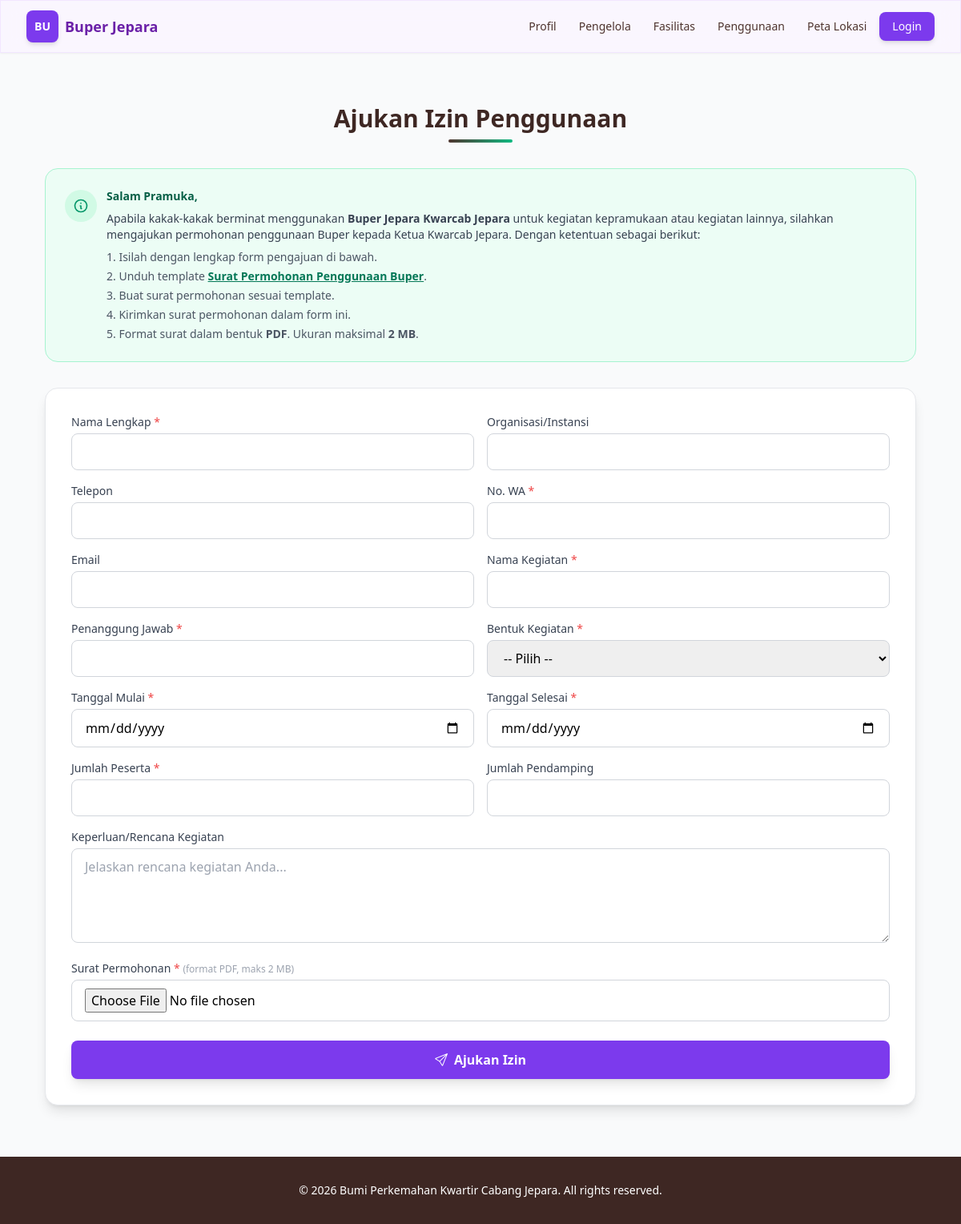
The page /landing/izin.php on the database its author committed.
### tables this page shows
CREATE TABLE `pengaturan` (
  `id` INT AUTO_INCREMENT PRIMARY KEY,
  `nama_pengaturan` VARCHAR(100) NOT NULL UNIQUE,
  `nilai` TEXT,
  `keterangan` VARCHAR(255),
  `updated_at` TIMESTAMP DEFAULT CURRENT_TIMESTAMP ON UPDATE CURRENT_TIMESTAMP
);

CREATE TABLE `profil` (
  `id` INT AUTO_INCREMENT PRIMARY KEY,
  `nama_buper` VARCHAR(150) NOT NULL,
  `deskripsi` TEXT,
  `sejarah` TEXT,
  `visi` TEXT,
  `misi` TEXT,
  `alamat` TEXT,
  `telepon` VARCHAR(20),
  `email` VARCHAR(100),
  `foto` VARCHAR(255),
  `latitude` VARCHAR(50),
  `longitude` VARCHAR(50),
  `updated_at` TIMESTAMP DEFAULT CURRENT_TIMESTAMP ON UPDATE CURRENT_TIMESTAMP
);

### config/functions.php (called while the page is built, shortened)
<?php
function e($data) {
    return htmlspecialchars($data ?? '', ENT_QUOTES, 'UTF-8');
}
function getPengaturan($conn, $key) {
    $key = mysqli_real_escape_string($conn, $key);
    $q = mysqli_query($conn, "SELECT nilai FROM pengaturan WHERE nama_pengaturan='$key' LIMIT 1");
    $r = mysqli_fetch_assoc($q);
    return $r['nilai'] ?? '';
}
?>

### landing/izin.php (the view, shortened to what this page needs)
<?php
require_once __DIR__ . '/../config/koneksi.php';
$q = mysqli_query($conn, "SELECT * FROM profil WHERE id = 1");
$profil = mysqli_fetch_assoc($q);
$namaWebsiteIzin = getPengaturan($conn, 'nama_website') ?: 'Buper';
?>
<!DOCTYPE html>
<html lang="id">
<head>
    <script src="https://cdn.tailwindcss.com"></script>
    <link href="https://cdn.jsdelivr.net/npm/bootstrap-icons@1.10.5/font/bootstrap-icons.css" rel="stylesheet">
</head>
<body class="bg-gray-50">
<?php include __DIR__ . '/navbar.php'; ?>
<section class="py-16">
    <div class="max-w-6xl mx-auto px-4 sm:px-6 lg:px-8">
        <div class="text-center mb-8">
            <h1 class="text-3xl font-bold text-brown-800 mb-2">Ajukan Izin Penggunaan</h1>
            <div class="w-20 h-1 bg-gradient-to-r from-brown-700 to-emerald-500 mx-auto rounded"></div>
        </div>
        <div class="bg-emerald-50 border border-emerald-200 rounded-2xl p-6 mb-8">
            <div class="flex items-start gap-3">
                <div class="w-10 h-10 rounded-full bg-emerald-100 flex items-center justify-center flex-shrink-0 mt-0.5">
                    <svg class="w-5 h-5 text-emerald-600" fill="none" stroke="currentColor" viewBox="0 0 24 24"><path stroke-linecap="round" stroke-linejoin="round" stroke-width="2" d="M13 16h-1v-4h-1m1-4h.01M21 12a9 9 0 11-18 0 9 9 0 0118 0z"/></svg>
                </div>
                <div class="text-sm text-gray-700 space-y-2">
                    <p class="font-semibold text-emerald-800">Salam Pramuka,</p>
                    <p>Apabila kakak-kakak berminat menggunakan <strong><?= e($namaWebsiteIzin) ?> Kwarcab Jepara</strong> untuk kegiatan kepramukaan atau kegiatan lainnya, silahkan mengajukan permohonan penggunaan Buper kepada Ketua Kwarcab Jepara. Dengan ketentuan sebagai berikut:</p>
                    <ol class="list-decimal list-inside space-y-1 text-gray-600">
                        <li>Isilah dengan lengkap form pengajuan di bawah.</li>
                        <li>Unduh template <a href="../Form-Ijin-Pemakaian-Buper.docx" class="text-emerald-700 font-semibold underline hover:text-emerald-800" download>Surat Permohonan Penggunaan Buper</a>.</li>
                        <li>Buat surat permohonan sesuai template.</li>
                        <li>Kirimkan surat permohonan dalam form ini.</li>
                        <li>Format surat dalam bentuk <strong>PDF</strong>. Ukuran maksimal <strong>2 MB</strong>.</li>
                    </ol>
                </div>
            </div>
        </div>
        <div class="bg-white rounded-2xl shadow-lg border border-gray-200 p-8">
            <form id="izinForm" enctype="multipart/form-data">
                <div class="grid md:grid-cols-2 gap-4 mb-4">
                    <div>
                        <label class="block text-sm font-medium text-gray-700 mb-1">Nama Lengkap <span class="text-red-500">*</span></label>
                        <input type="text" name="nama_peminjam" class="w-full border border-gray-300 rounded-lg px-4 py-2.5 focus:ring-2 focus:ring-emerald-500 focus:border-emerald-500 outline-none" required>
                    </div>
                    <div>
                        <label class="block text-sm font-medium text-gray-700 mb-1">Organisasi/Instansi</label>
                        <input type="text" name="organisasi" class="w-full border border-gray-300 rounded-lg px-4 py-2.5 focus:ring-2 focus:ring-emerald-500 focus:border-emerald-500 outline-none">
                    </div>
                    <div>
                        <label class="block text-sm font-medium text-gray-700 mb-1">Telepon</label>
                        <input type="text" name="telepon" class="w-full border border-gray-300 rounded-lg px-4 py-2.5 focus:ring-2 focus:ring-emerald-500 focus:border-emerald-500 outline-none">
                    </div>
                    <div>
                        <label class="block text-sm font-medium text-gray-700 mb-1">No. WA <span class="text-red-500">*</span></label>
                        <input type="text" name="nowa" class="w-full border border-gray-300 rounded-lg px-4 py-2.5 focus:ring-2 focus:ring-emerald-500 focus:border-emerald-500 outline-none" required>
                    </div>
                    <div>
                        <label class="block text-sm font-medium text-gray-700 mb-1">Email</label>
                        <input type="email" name="email" class="w-full border border-gray-300 rounded-lg px-4 py-2.5 focus:ring-2 focus:ring-emerald-500 focus:border-emerald-500 outline-none">
                    </div>
                    <div>
                        <label class="block text-sm font-medium text-gray-700 mb-1">Nama Kegiatan <span class="text-red-500">*</span></label>
                        <input type="text" name="nama_kegiatan" class="w-full border border-gray-300 rounded-lg px-4 py-2.5 focus:ring-2 focus:ring-emerald-500 focus:border-emerald-500 outline-none" required>
                    </div>
                    <div>
                        <label class="block text-sm font-medium text-gray-700 mb-1">Penanggung Jawab <span class="text-red-500">*</span></label>
                        <input type="text" name="penanggung_jawab" class="w-full border border-gray-300 rounded-lg px-4 py-2.5 focus:ring-2 focus:ring-emerald-500 focus:border-emerald-500 outline-none" required>
                    </div>
                    <div>
                        <label class="block text-sm font-medium text-gray-700 mb-1">Bentuk Kegiatan <span class="text-red-500">*</span></label>
                        <select name="bentuk_kegiatan" class="w-full border border-gray-300 rounded-lg px-4 py-2.5 focus:ring-2 focus:ring-emerald-500 focus:border-emerald-500 outline-none" required>
                            <option value="">-- Pilih --</option>
                        </select>
                    </div>
                    <div>
                        <label class="block text-sm font-medium text-gray-700 mb-1">Tanggal Mulai <span class="text-red-500">*</span></label>
                        <input type="date" name="tanggal_mulai" class="w-full border border-gray-300 rounded-lg px-4 py-2.5 focus:ring-2 focus:ring-emerald-500 focus:border-emerald-500 outline-none" required>
                    </div>
                    <div>
                        <label class="block text-sm font-medium text-gray-700 mb-1">Tanggal Selesai <span class="text-red-500">*</span></label>
                        <input type="date" name="tanggal_selesai" class="w-full border border-gray-300 rounded-lg px-4 py-2.5 focus:ring-2 focus:ring-emerald-500 focus:border-emerald-500 outline-none" required>
                    </div>
                    <div>
                        <label class="block text-sm font-medium text-gray-700 mb-1">Jumlah Peserta <span class="text-red-500">*</span></label>
                        <input type="number" name="jumlah_peserta" min="1" class="w-full border border-gray-300 rounded-lg px-4 py-2.5 focus:ring-2 focus:ring-emerald-500 focus:border-emerald-500 outline-none" required>
                    </div>
                    <div>
                        <label class="block text-sm font-medium text-gray-700 mb-1">Jumlah Pendamping</label>
                        <input type="number" name="jumlah_pendamping" min="0" class="w-full border border-gray-300 rounded-lg px-4 py-2.5 focus:ring-2 focus:ring-emerald-500 focus:border-emerald-500 outline-none">
                    </div>
                </div>
                <div class="mb-4">
                    <label class="block text-sm font-medium text-gray-700 mb-1">Keperluan/Rencana Kegiatan</label>
                    <textarea name="keperluan" rows="4" class="w-full border border-gray-300 rounded-lg px-4 py-2.5 focus:ring-2 focus:ring-emerald-500 focus:border-emerald-500 outline-none" placeholder="Jelaskan rencana kegiatan Anda..."></textarea>
                </div>
                <div class="mb-6">
                    <label class="block text-sm font-medium text-gray-700 mb-1">Surat Permohonan <span class="text-red-500">*</span> <span class="text-xs text-gray-400 font-normal">(format PDF, maks 2 MB)</span></label>
                    <input type="file" name="file_surat" accept=".pdf,application/pdf" class="w-full border border-gray-300 rounded-lg px-4 py-2.5 focus:ring-2 focus:ring-emerald-500 focus:border-emerald-500 outline-none" required>
                </div>
                <button type="submit" class="w-full py-3 bg-purple-700 text-white font-semibold rounded-lg shadow-lg hover:bg-purple-600 transition">
                    <i class="bi bi-send mr-2"></i>Ajukan Izin
                </button>
            </form>
        </div>
    </div>
</section>
<footer class="bg-brown-800 text-white py-8 text-center text-sm">
    &copy; <?= date('Y') ?> <?= e($profil['nama_buper'] ?? 'Buper Jepara') ?>. All rights reserved.
</footer>
</body>
</html>

### landing/navbar.php (shortened to what this page needs)
<?php
if (!isset($logoNavbar)) {
    $logoNavbar = \getPengaturan($conn, 'logo');
}
$namaWebsiteNavbar = \getPengaturan($conn, 'nama_website') ?: 'Buper Jepara';
?>
<nav class="sticky top-0 z-50 bg-purple-50/80 backdrop-blur-md shadow-sm border border-purple-200/50">
    <div class="max-w-7xl mx-auto px-4 sm:px-6 lg:px-8">
        <div class="flex justify-between items-center h-16">
            <div class="flex items-center gap-2">
                <a href="../index.php" class="flex items-center gap-2">
                    <?php if (!empty($logoNavbar)): ?>
                        <img src="../<?= e($logoNavbar) ?>" alt="Logo" class="w-10 h-10 object-contain">
                    <?php else: ?>
                        <div class="w-10 h-10 bg-purple-700 rounded-lg flex items-center justify-center text-white font-bold text-sm shadow-md">BU</div>
                    <?php endif; ?>
                    <span class="text-lg font-bold text-purple-800"><?= e($namaWebsiteNavbar) ?></span>
                </a>
            </div>
            <div class="hidden md:flex items-center space-x-1 text-sm font-medium">
                <a href="../index.php#profil" class="px-3 py-2 rounded-lg text-brown-700 hover:bg-purple-100 transition">Profil</a>
                <a href="../index.php#pengelola" class="px-3 py-2 rounded-lg text-brown-700 hover:bg-purple-100 transition">Pengelola</a>
                <a href="../index.php#fasilitas" class="px-3 py-2 rounded-lg text-brown-700 hover:bg-purple-100 transition">Fasilitas</a>
                <div class="relative group">
                    <a href="../index.php#penggunaan" class="px-3 py-2 rounded-lg text-brown-700 hover:bg-purple-100 transition">Penggunaan</a>
                </div>
                <a href="../index.php#peta" class="px-3 py-2 rounded-lg text-brown-700 hover:bg-purple-100 transition">Peta Lokasi</a>
                <a href="../auth/login.php" target="_blank" class="px-4 py-2 bg-purple-700 text-white rounded-lg hover:bg-purple-600 transition shadow-md ml-2">Login</a>
            </div>
        </div>
    </div>
</nav>

### rows shown on the page
pengaturan: nilai "Buper Jepara"
profil: nama_buper "Bumi Perkemahan Kwartir Cabang Jepara"
